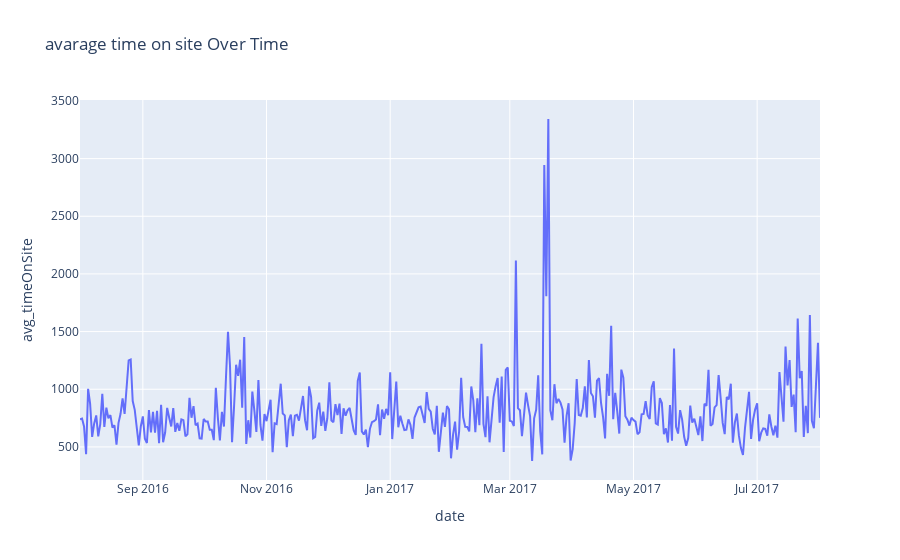

Source (notebook cell):
### Code cell
# Plotting the line chart
fig = px.line(timeOnSite_df, x='date', y='avg_timeOnSite', title='avarage time on site Over Time')
fig.show()

### Figure 1 — Plotly figure (JSON) as saved in the notebook; plotly's stock layout.template omitted (floating-point values rounded to 4 significant figures; data arrays with more than 128 entries replaced by an {"elided": "..."} marker saying what was removed)
{"data": [{"hovertemplate": "date=%{x}<br>avg_timeOnSite=%{y}<extra></extra>", "legendgroup": "", "line": {"color": "#636efa", "dash": "solid"}, "marker": {"symbol": "circle"}, "mode": "lines", "name": "", "orientation": "v", "showlegend": false, "type": "scatter", "x": {"elided": "366 str values"}, "xaxis": "x", "y": {"elided": "366 float values"}, "yaxis": "y"}], "layout": {"legend": {"tracegroupgap": 0}, "title": {"text": "avarage time on site Over Time"}, "xaxis": {"anchor": "y", "domain": [0, 1], "title": {"text": "date"}}, "yaxis": {"anchor": "x", "domain": [0, 1], "title": {"text": "avg_timeOnSite"}}}}
